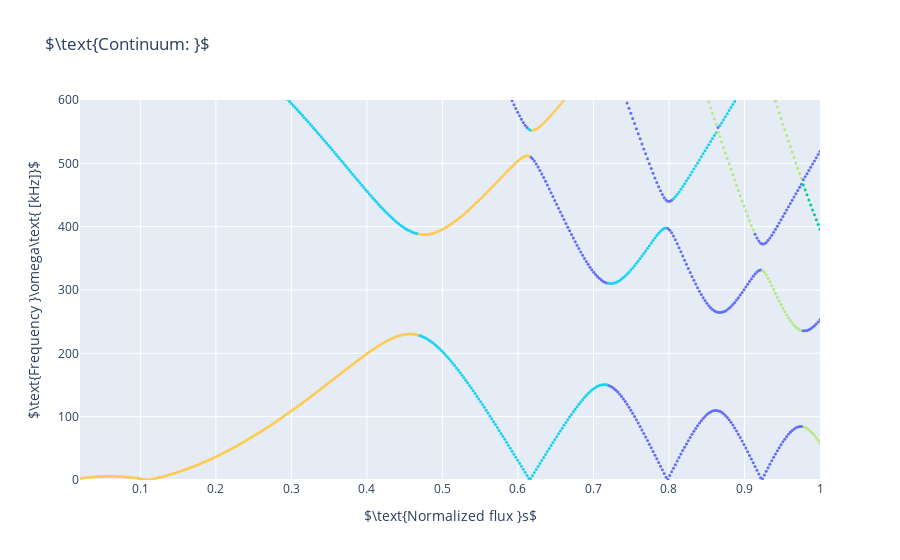

Notebook code for this chart:
### Code cell
sg.plot_continuum(
    stellgap_results.get_modes()
)

### Figure 1 — Plotly figure (JSON) as saved in the notebook; plotly's stock layout.template omitted (floating-point values rounded to 4 significant figures; data arrays with more than 128 entries replaced by an {"elided": "..."} marker saying what was removed)
{"data": [{"line": {"width": 0.5}, "marker": {"size": 3}, "mode": "markers", "name": "m=4, n=2", "type": "scatter", "x": {"elided": "434 float values"}, "y": {"elided": "434 float values"}}, {"line": {"width": 0.5}, "marker": {"size": 3}, "mode": "markers", "name": "m=1, n=2", "type": "scatter", "x": {"elided": "387 float values"}, "y": {"elided": "387 float values"}}, {"line": {"width": 0.5}, "marker": {"size": 3}, "mode": "markers", "name": "m=7, n=2", "type": "scatter", "x": {"elided": "539 float values"}, "y": {"elided": "539 float values"}}, {"line": {"width": 0.5}, "marker": {"size": 3}, "mode": "markers", "name": "m=10, n=2", "type": "scatter", "x": {"elided": "267 float values"}, "y": {"elided": "267 float values"}}, {"line": {"width": 0.5}, "marker": {"size": 3}, "mode": "markers", "name": "m=0, n=2", "type": "scatter", "x": {"elided": "288 float values"}, "y": {"elided": "288 float values"}}, {"line": {"width": 0.5}, "marker": {"size": 3}, "mode": "markers", "name": "m=3, n=2", "type": "scatter", "x": {"elided": "437 float values"}, "y": {"elided": "437 float values"}}, {"line": {"width": 0.5}, "marker": {"size": 3}, "mode": "markers", "name": "m=9, n=2", "type": "scatter", "x": {"elided": "337 float values"}, "y": {"elided": "337 float values"}}, {"line": {"width": 0.5}, "marker": {"size": 3}, "mode": "markers", "name": "m=6, n=2", "type": "scatter", "x": {"elided": "515 float values"}, "y": {"elided": "515 float values"}}, {"line": {"width": 0.5}, "marker": {"size": 3}, "mode": "markers", "name": "m=12, n=2", "type": "scatter", "x": [0.02, 0.02246, 0.02491, 0.02737, 0.02982, 0.03228, 0.03474, 0.03719, 0.03965, 0.04211, 0.04456, 0.04702, 0.04947, 0.05193, 0.05439, 0.05684, 0.0593, 0.06175, 0.06421, 0.06667, 0.06912, 0.07158, 0.07404, 0.07649, 0.07895, 0.0814, 0.08386, 0.08632, 0.08877, 0.09123, 0.09368, 0.09614, 0.0986, 0.1011, 0.1035, 0.106, 0.1084, 0.1109, 0.1133, 0.1158, 0.1182, 0.1207, 0.1232, 0.1256, 0.1281, 0.1305, 0.133, 0.1354, 0.1379, 0.1404, 0.1428, 0.1453, 0.1477, 0.1502, 0.1526, 0.1551, 0.1575, 0.16, 0.1625, 0.1649, 0.1674, 0.1698, 0.1723, 0.1747, 0.1772, 0.1796, 0.1821, 0.1846, 0.187, 0.1895, 0.1919, 0.1944], "y": [7611.0, 7627.0, 7644.0, 7660.0, 7677.0, 7693.0, 7708.0, 7723.0, 7737.0, 7751.0, 7765.0, 7779.0, 7792.0, 7805.0, 7818.0, 7830.0, 7843.0, 7855.0, 7866.0, 7878.0, 7889.0, 7900.0, 7911.0, 7921.0, 7931.0, 7941.0, 7951.0, 7960.0, 7969.0, 7978.0, 7987.0, 7996.0, 8004.0, 8012.0, 8020.0, 8027.0, 8035.0, 8042.0, 8049.0, 8055.0, 8062.0, 8068.0, 8074.0, 8080.0, 8085.0, 8091.0, 8096.0, 8101.0, 8105.0, 8110.0, 8114.0, 8118.0, 8122.0, 8126.0, 8129.0, 8132.0, 8135.0, 8138.0, 8141.0, 8143.0, 8146.0, 8148.0, 8149.0, 8151.0, 8153.0, 8154.0, 8155.0, 8156.0, 8156.0, 8157.0, 8157.0, 8157.0]}, {"line": {"width": 0.5}, "marker": {"size": 3}, "mode": "markers", "name": "m=2, n=2", "type": "scatter", "x": {"elided": "441 float values"}, "y": {"elided": "441 float values"}}, {"line": {"width": 0.5}, "marker": {"size": 3}, "mode": "markers", "name": "m=5, n=2", "type": "scatter", "x": {"elided": "611 float values"}, "y": {"elided": "611 float values"}}, {"line": {"width": 0.5}, "marker": {"size": 3}, "mode": "markers", "name": "m=11, n=2", "type": "scatter", "x": {"elided": "355 float values"}, "y": {"elided": "355 float values"}}, {"line": {"width": 0.5}, "marker": {"size": 3}, "mode": "markers", "name": "m=8, n=2", "type": "scatter", "x": {"elided": "517 float values"}, "y": {"elided": "517 float values"}}], "layout": {"autosize": true, "legend": {"orientation": "h", "title": {"text": "$\\text{Mode: }$"}, "x": 0.5, "xanchor": "center", "y": 1.4, "yanchor": "top"}, "showlegend": false, "title": {"text": "$\\text{Continuum: }$"}, "xaxis": {"range": [0.02, 1], "title": {"text": "$\\text{Normalized flux }s$"}}, "yaxis": {"range": [0, 600], "title": {"text": "$\\text{Frequency }\\omega\\text{ [kHz]}$"}}}}
